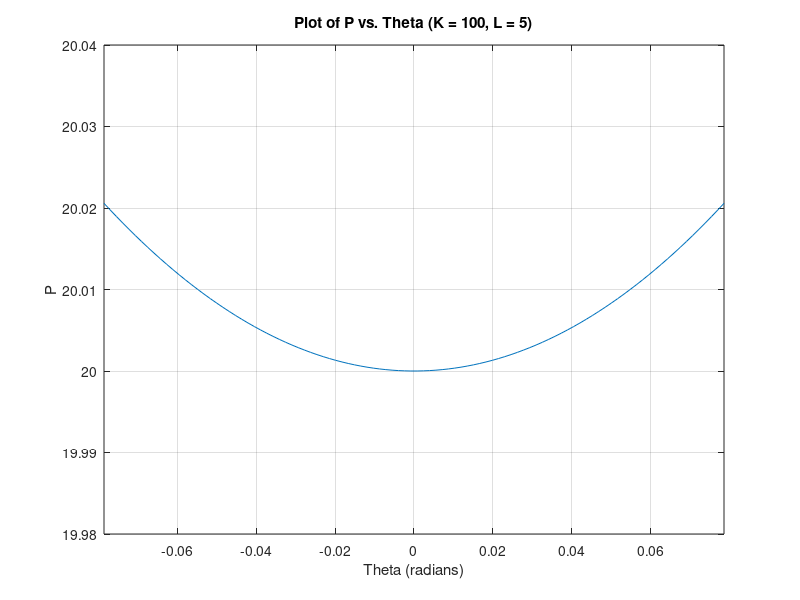
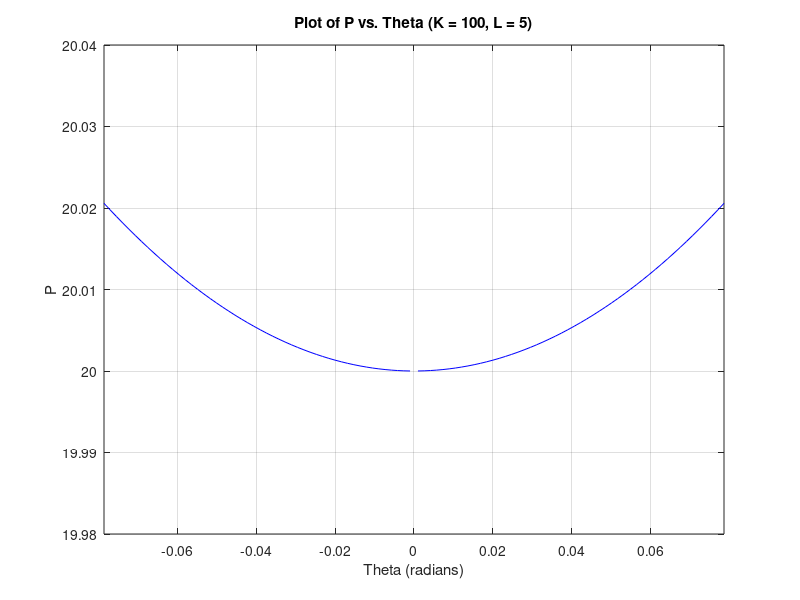

The MATLAB source for these figures, in order:
% Define constants K and L (replace with your actual values)
K = 100;  % Example value for K
L = 5;   % Example value for L

% Create a range of theta values (in radians)
theta = linspace(-0.025*pi , 0.025*pi , 100); % Avoid theta = 0 and pi where sin(theta) is zero

% Calculate P for each value of theta
P = (K/L) * (theta ./ sin(theta));

% Create the plot
plot(theta, P)
% Adjust axis limits if needed
xlim([-0.025*pi, 0.025*pi]);
ylim([19.98, 20.04]); % Adjust y-axis limits as needed

% Add labels and title
xlabel('Theta (radians)')
ylabel('P')
title(['Plot of P vs. Theta (K = ' num2str(K) ', L = ' num2str(L) ')'])

% Add a grid for better readability (optional)
grid on

% Adjust axis limits if needed
% xlim([0, pi]) % Set x-axis limits from 0 to pi
% ylim([0, 20]) % Set y-axis limits (adjust as needed)

% Add a note about the singularity at 0 and pi
text(pi/2, max(P)*0.9, 'Note: P approaches infinity as theta approaches 0 or pi', 'HorizontalAlignment', 'center');


% --- Improved version with handling of singularity ---
% Define constants K and L
K = 100;
L = 5;

% Create a range of theta values, excluding the singularity points
theta1 = linspace(-0.025*pi, -0.001, 50);
theta2 = linspace(0.001,0.025*pi, 50);

% Calculate P for each part of the theta range
P1 = (K/L) * (theta1 ./ sin(theta1));
P2 = (K/L) * (theta2 ./ sin(theta2));

% Create the plot
figure; % Create a new figure
plot(theta1, P1, 'b', theta2, P2, 'b'); % Plot both parts in blue

% Add labels and title
xlabel('Theta (radians)');
ylabel('P');
title(['Plot of P vs. Theta (K = ' num2str(K) ', L = ' num2str(L) ')']);

% Add a grid
grid on;

% Adjust axis limits if needed
xlim([-0.025*pi, 0.025*pi]);
ylim([19.98, 20.04]); % Adjust y-axis limits as needed

% Add a vertical line to indicate the singularity (optional)
%line([0 0], ylim, 'Color', 'r', 'LineStyle', '--');
%line([pi pi], ylim, 'Color', 'r', 'LineStyle', '--');

% Add a note about the singularity
text(pi/2, max(max(P1),max(P2))*0.9, 'Note: P is undefined at theta = 0 and pi', 'HorizontalAlignment', 'center');